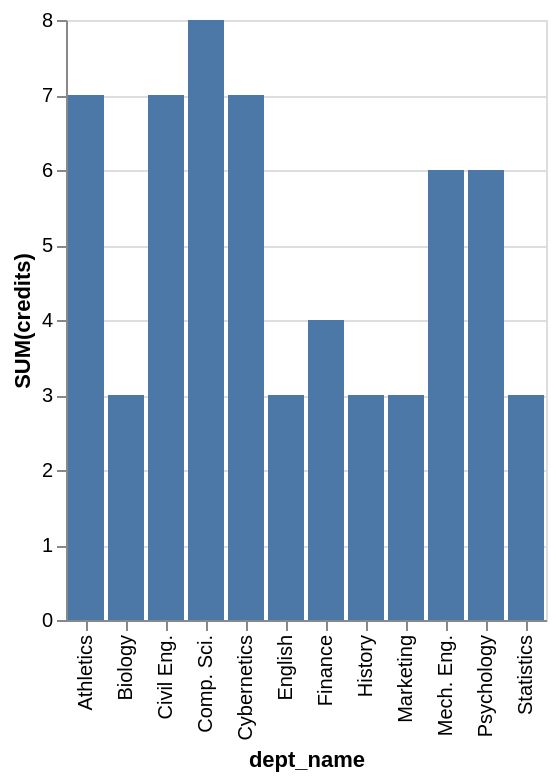

Source (Vega-Lite JSON):
### Vega-Lite specification from a JSON file in a GitHub repository (floating-point values rounded to 4 significant figures)
{"data": {"values": [{"x_data": "Athletics", "y_data": 7}, {"x_data": "Biology", "y_data": 3}, {"x_data": "Civil Eng.", "y_data": 7}, {"x_data": "Comp. Sci.", "y_data": 8}, {"x_data": "Cybernetics", "y_data": 7}, {"x_data": "English", "y_data": 3}, {"x_data": "Finance", "y_data": 4}, {"x_data": "History", "y_data": 3}, {"x_data": "Marketing", "y_data": 3}, {"x_data": "Mech. Eng.", "y_data": 6}, {"x_data": "Psychology", "y_data": 6}, {"x_data": "Statistics", "y_data": 3}]}, "mark": "bar", "encoding": {"x": {"field": "x_data", "type": "nominal", "title": "dept_name", "sort": "ascending"}, "y": {"field": "y_data", "type": "quantitative", "title": "SUM(credits)"}}}
